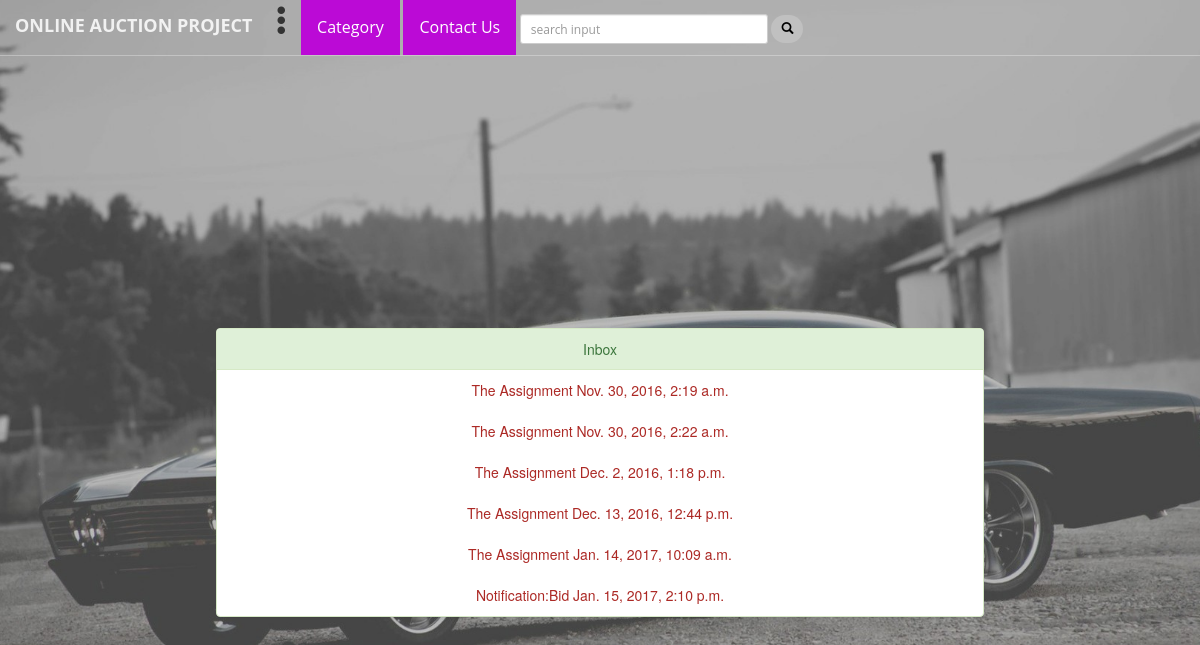
/User/Message/ListView (signed in), run on the app's committed database.
### Users/models.py (models this page shows, shortened)
class message(models.Model):
    sender = models.ForeignKey(settings.AUTH_USER_MODEL, related_name='Sender',)
    receiver = models.ForeignKey(settings.AUTH_USER_MODEL, related_name='Receiver')
    subject = models.CharField(max_length=64,blank=True,null=True)
    body = models.TextField(max_length=400,null=True)
    date_time_sent = models.DateTimeField(auto_now=True)

### Users/views.py (the view)
@login_required
def view_message_list(request):
    obj = message.objects.filter(receiver_id=request.user.pk)
    return render(request, 'message_list.html', {'messages': obj})

### Users/Templates/message_list.html
{% extends "Base.html" %} {% block content %}
<div class="panel panel-success">
  <div class="panel-heading">
    Inbox
  </div>
{% for msg in messages %}
<a href="{% url 'Message_Details' msg.pk %}" style="display : block; border-color: blue; border-radius:2px; border-width: 5px;">
<div class="panel-heading">
  {{msg.subject}}  {{msg.date_time_sent}}
</div>
</a>
{%endfor%}
</div>
{% endblock %}

### OnlineAuctionProject/assets/css/creative.css (style rules this page uses)
html, body { width: 100%; height: 100%; }
body { font-family: Merriweather,'Helvetica Neue',Arial,sans-serif; background:url(../img/header.jpg) no-repeat center center fixed; -webkit-background-size: cover; -moz-background-size: cover; -o-background-size: cover; background-size: cover; }
a { color:#ac2925; -webkit-transition: all .35s; -moz-transition: all .35s; transition: all .35s; }
body { webkit-tap-highlight-color: #222; }

### data on the page
message: subject "The Assignment", date_time_sent "Nov. 30, 2016, 2:19 a.m."
message: subject "The Assignment", date_time_sent "Nov. 30, 2016, 2:22 a.m."
message: subject "The Assignment", date_time_sent "Dec. 2, 2016, 1:18 p.m."
message: subject "The Assignment", date_time_sent "Dec. 13, 2016, 12:44 p.m."
message: subject "The Assignment", date_time_sent "Jan. 14, 2017, 10:09 a.m."
message: subject "Notification:Bid", date_time_sent "Jan. 15, 2017, 2:10 p.m."
